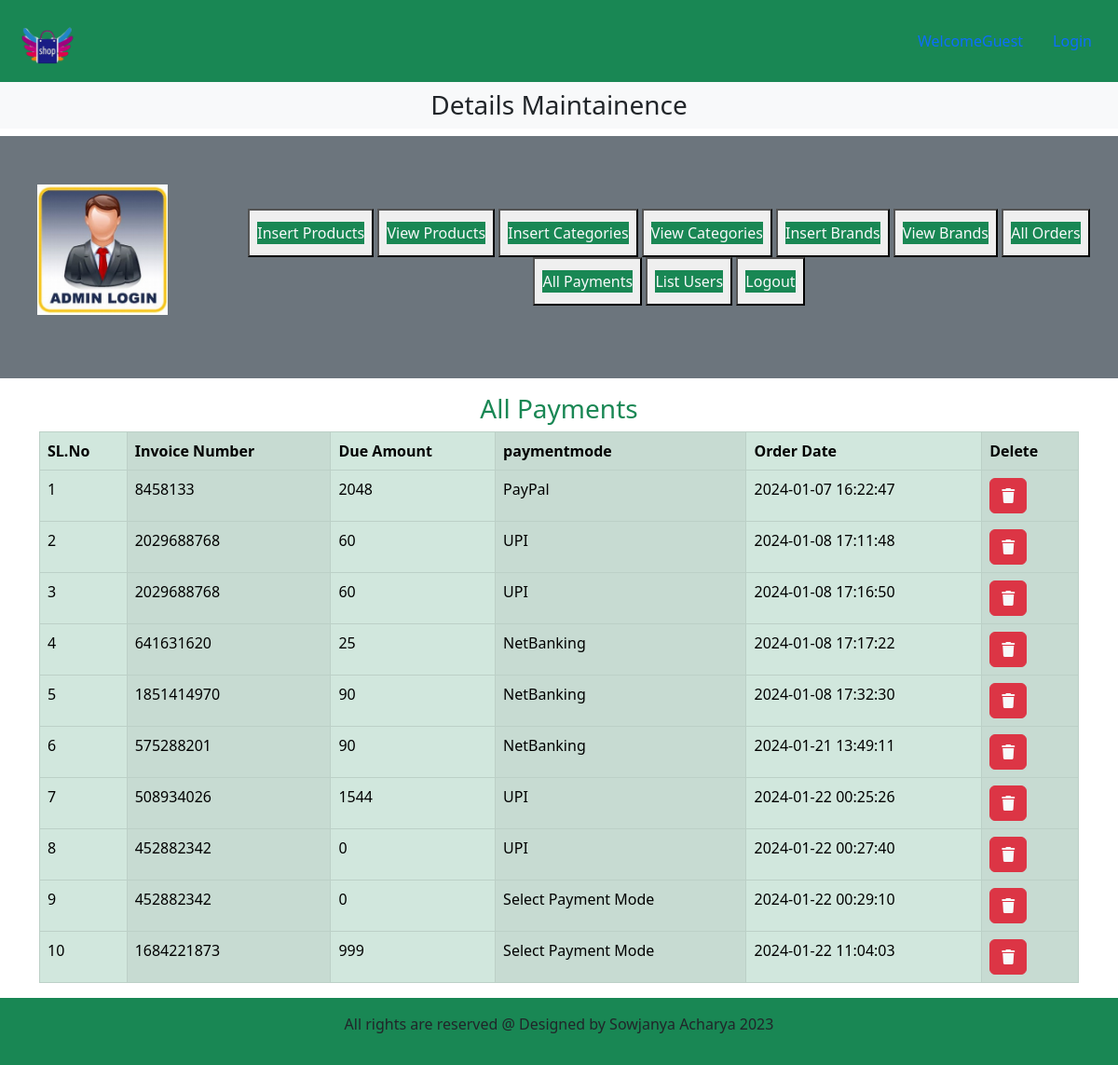
The app's page /admin_area/index.php?listpayments with its own data.
### tables this page shows
CREATE TABLE `userpayments` (
  `payment_id` int(11) NOT NULL,
  `order_id` int(11) NOT NULL,
  `invoice_no` int(11) NOT NULL,
  `amount` int(11) NOT NULL,
  `paymentmode` varchar(255) NOT NULL,
  `date` timestamp NOT NULL DEFAULT current_timestamp() ON UPDATE current_timestamp()
);

### admin_area/list_pay.php (the view, shortened to what this page needs)
<h3 class="text-center text-success">All Payments</h3>
<table class="table table-bordered table-success table-striped-columns mt-2">
    <thead>
        <?php
            $get_pays = "select * from userpayments";
            $result_pays = mysqli_query($con,$get_pays);
            $row_counts = mysqli_num_rows($result_pays);
            ?>
            <tr>
            <th>SL.No</th>
            <th>Invoice Number</th>
            <th>Due Amount</th>
            <th>paymentmode</th>
            <th>Order Date</th>
            <th>Delete</th>
        </tr>
    </thead>
    <tbody>
        <?php
    if($row_counts == 0)
    {
        echo "<h2 class='text-danger text-center mt-5'>No Payments Recieved Yet</h2>";
    }
    else
    {
        $numb=0;
        while($row_dataa = mysqli_fetch_assoc($result_pays))
        {
            $payment_id = $row_dataa['payment_id'];
            $amount = $row_dataa['amount'];
            $invoice_no = $row_dataa['invoice_no'];
            $payment_mode = $row_dataa['paymentmode'];
            $order_date = $row_dataa['date'];
            $numb++;
            ?>
           <tr>
            <td><?php echo $numb; ?></td>
            <td><?php echo $invoice_no; ?></td>
            <td><?php echo $amount ; ?></td>
            <td><?php echo $payment_mode; ?></td>
            <td><?php echo $order_date; ?></td>
            <td><a href="index.php?delete_pay=<?php echo $payment_id; ?>" class="btn btn-danger text-light"><i class="fa-solid fa-trash"></i></a></td>
            </tr>
           <?php
        }
    }
     ?>
</tbody>
</table>

### style.css (style rules this page uses)
* { margin: 0; padding: 0; box-sizing: border-box; }

### admin_area/index.php (style rules this page uses)
body { overflow-x: hidden; }

### records on screen
userpayments: invoice_no "8458133", amount "2048", paymentmode "PayPal", date "2024-01-07 16:22:47"
userpayments: invoice_no "2029688768", amount "60", paymentmode "UPI", date "2024-01-08 17:11:48"
userpayments: invoice_no "2029688768", amount "60", paymentmode "UPI", date "2024-01-08 17:16:50"
userpayments: invoice_no "641631620", amount "25", paymentmode "NetBanking", date "2024-01-08 17:17:22"
userpayments: invoice_no "1851414970", amount "90", paymentmode "NetBanking", date "2024-01-08 17:32:30"
userpayments: invoice_no "575288201", amount "90", paymentmode "NetBanking", date "2024-01-21 13:49:11"
userpayments: invoice_no "508934026", amount "1544", paymentmode "UPI", date "2024-01-22 00:25:26"
userpayments: invoice_no "452882342", amount "0", paymentmode "UPI", date "2024-01-22 00:27:40"
userpayments: invoice_no "452882342", amount "0", paymentmode "Select Payment Mode", date "2024-01-22 00:29:10"
userpayments: invoice_no "1684221873", amount "999", paymentmode "Select Payment Mode", date "2024-01-22 11:04:03"
